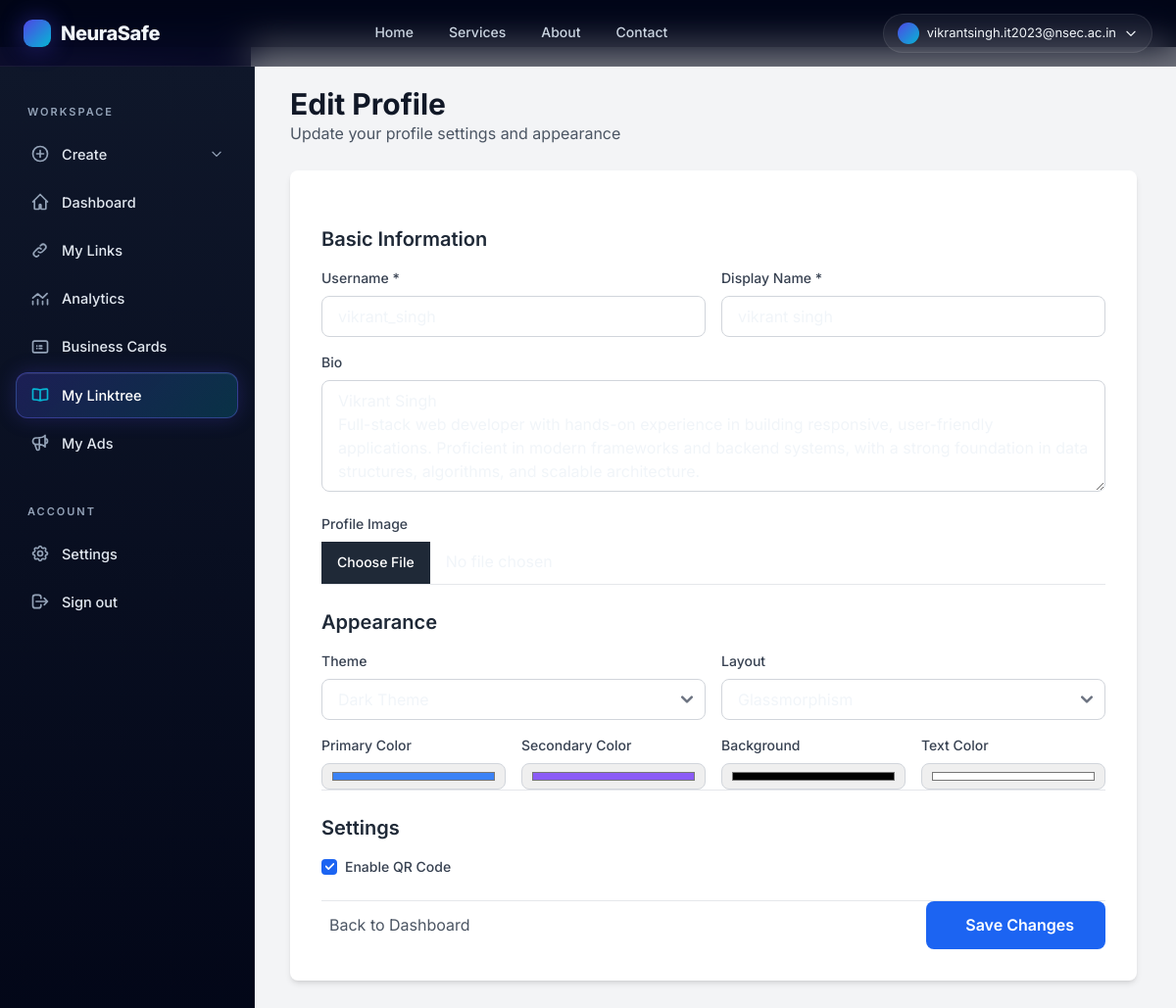
Page /profile/edit/ (signed in) on the earlier database version.
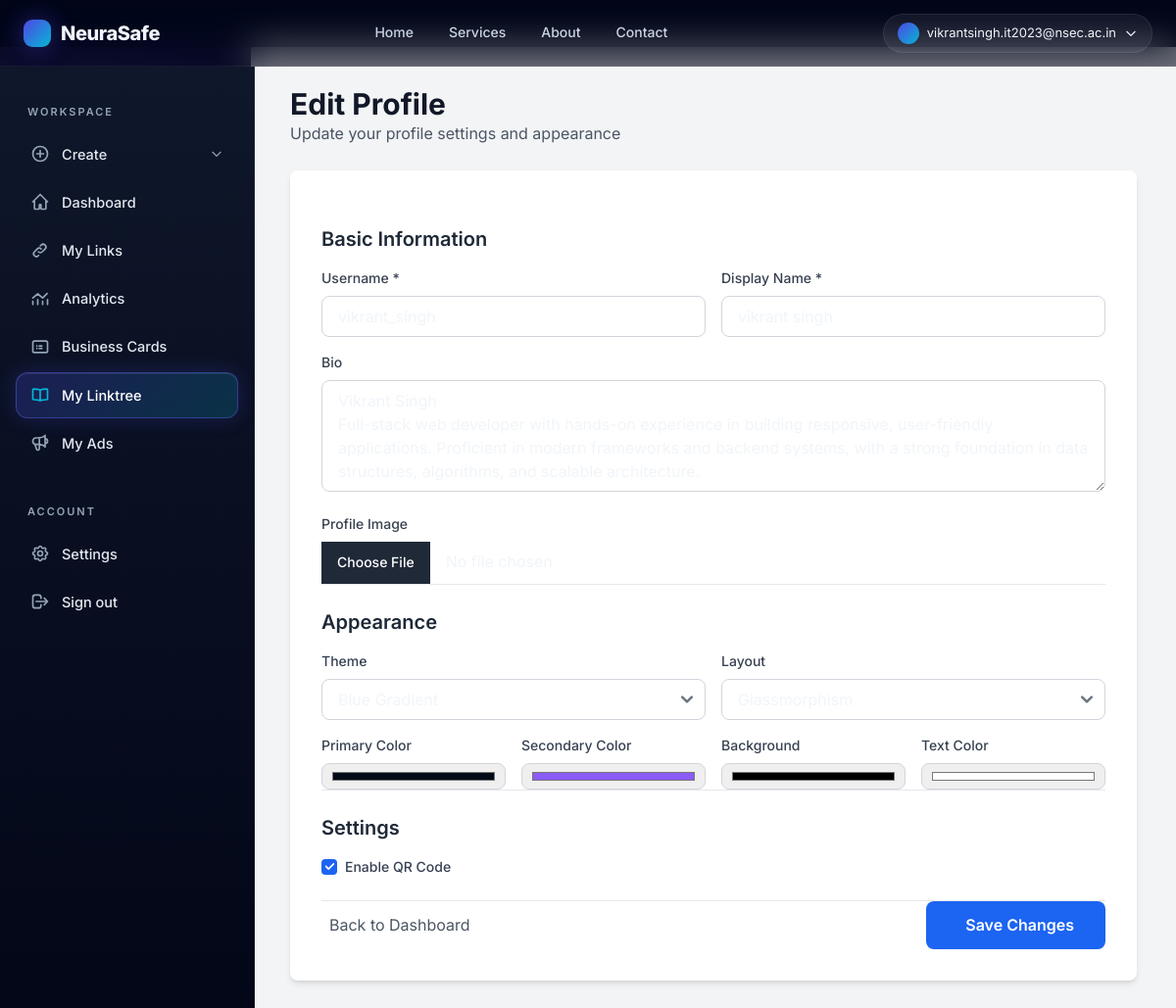
Same page on the later database version.
### user_profile/models.py (models this page shows, shortened)
class UserProfile(models.Model):
    user = models.OneToOneField(User, on_delete=models.CASCADE, related_name='profile')
    username = models.CharField(max_length=50, unique=True, help_text="Unique username for public profile URL")
    display_name = models.CharField(max_length=100, help_text="Name displayed on profile")
    bio = models.TextField(max_length=500, blank=True, help_text="Short bio/description")
    profile_image = models.ImageField(upload_to='profile_images/', blank=True, null=True)
    theme = models.CharField(max_length=50, choices=THEME_CHOICES, default='dark')
    layout = models.CharField(max_length=50, choices=LAYOUT_CHOICES, default='glassmorphism')
    primary_color = models.CharField(max_length=7, default='#3B82F6', help_text="Hex color code")
    secondary_color = models.CharField(max_length=7, default='#8B5CF6', help_text="Hex color code")
    background_color = models.CharField(max_length=7, default='#000000', help_text="Hex color code")
    text_color = models.CharField(max_length=7, default='#FFFFFF', help_text="Hex color code")
    qr_code_enabled = models.BooleanField(default=True)
    meta_title = models.CharField(max_length=100, blank=True)
    meta_description = models.TextField(max_length=300, blank=True)
    is_active = models.BooleanField(default=True)
    created_at = models.DateTimeField(auto_now_add=True)
    updated_at = models.DateTimeField(auto_now=True)
    class Meta:
        ordering = ['-created_at']

### user_profile/views.py (the view)
# urls.py: path('edit/', views.edit_profile, name='edit_profile'),
@login_required
def edit_profile(request):
    profile = get_object_or_404(UserProfile, user=request.user)
    if request.method == 'POST':
        form = UserProfileForm(request.POST, request.FILES, instance=profile)
        if form.is_valid():
            form.save()
            messages.success(request, 'Profile updated successfully!')
            return redirect('profile_dashboard')
    else:
        form = UserProfileForm(instance=profile)
    return render(request, 'user_profile/edit_profile.html', {'form': form, 'profile': profile})

### templates/user_profile/edit_profile.html (shortened to what the changed rows need)
{% extends 'basehome/base.html' %}
{% block content %}
{% load static %}
<body class="overflow-hidden">
<div class="bg-gray-100 p-10 sm:ml-64 mt-12 overflow-y-auto max-h-screen">
    <div class="max-w-4xl mx-auto">
        <div class="mb-6">
            <h1 class="text-3xl font-bold text-gray-900">Edit Profile</h1>
        </div>
        <div class="bg-white rounded-lg shadow-md p-8">
            <form method="post" enctype="multipart/form-data" class="space-y-6">
                <div class="border-b pb-6">
                    <h2 class="text-xl font-semibold text-gray-800 mb-4">Basic Information</h2>
                    <div class="grid grid-cols-1 md:grid-cols-2 gap-4">
                        <div>
                            <label class="block text-sm font-medium text-gray-700 mb-2">Username *</label>
                            {{ form.username }}
                        </div>
                        <div>
                            <label class="block text-sm font-medium text-gray-700 mb-2">Display Name *</label>
                            {{ form.display_name }}
                        </div>
                    </div>
                    <div class="mt-4">
                        <label class="block text-sm font-medium text-gray-700 mb-2">Bio</label>
                        {{ form.bio }}
                    </div>
                    <div class="mt-4">
                        <label class="block text-sm font-medium text-gray-700 mb-2">Profile Image</label>
                        {{ form.profile_image }}
                    </div>
                </div>
                <div class="border-b pb-6">
                    <h2 class="text-xl font-semibold text-gray-800 mb-4">Appearance</h2>
                    <div class="grid grid-cols-1 md:grid-cols-2 gap-4">
                        <div>
                            <label class="block text-sm font-medium text-gray-700 mb-2">Theme</label>
                            {{ form.theme }}
                        </div>
                        <div>
                            <label class="block text-sm font-medium text-gray-700 mb-2">Layout</label>
                            {{ form.layout }}
                        </div>
                    </div>
                    <div class="grid grid-cols-2 md:grid-cols-4 gap-4 mt-4">
                        <div>
                            <label class="block text-sm font-medium text-gray-700 mb-2">Primary Color</label>
                            {{ form.primary_color }}
                        </div>
                        <div>
                            <label class="block text-sm font-medium text-gray-700 mb-2">Secondary Color</label>
                            {{ form.secondary_color }}
                        </div>
                        <div>
                            <label class="block text-sm font-medium text-gray-700 mb-2">Background</label>
                            {{ form.background_color }}
                        </div>
                        <div>
                            <label class="block text-sm font-medium text-gray-700 mb-2">Text Color</label>
                            {{ form.text_color }}
                        </div>
                    </div>
                </div>
                <div class="pb-6">
                    <h2 class="text-xl font-semibold text-gray-800 mb-4">Settings</h2>
                    <div class="flex items-center space-x-2">
                        {{ form.qr_code_enabled }}
                        <label class="text-sm font-medium text-gray-700">Enable QR Code</label>
                    </div>
                </div>
            </form>
        </div>
    </div>
</div>
</body>
{% endblock %}

Differences in the rows shown:
changed UserProfile "vikrant_singh": theme "Dark Theme" → "Blue Gradient"; primary_color "#3b82f6" → "#030a17"
